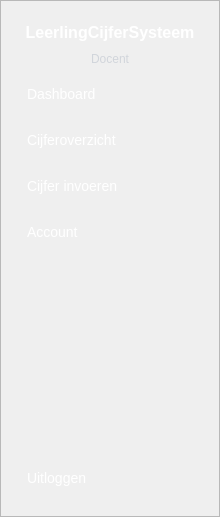
    <widget class="QFrame" name="zijbalk">
     <property name="sizePolicy">
      <sizepolicy hsizetype="Fixed" vsizetype="Expanding">
       <horstretch>0</horstretch>
       <verstretch>0</verstretch>
      </sizepolicy>
     </property>
     <property name="minimumSize">
      <size>
       <width>220</width>
       <height>0</height>
      </size>
     </property>
     <property name="maximumSize">
      <size>
       <width>220</width>
       <height>16777215</height>
      </size>
     </property>
     <property name="styleSheet">
      <string notr="true">
QFrame#zijbalk {
    background-color: #111827;
}
QLabel {
    color: white;
}
QPushButton {
    background-color: transparent;
    color: white;
    text-align: left;
    padding: 10px;
    border: none;
    border-radius: 6px;
    font-size: 14px;
}
QPushButton:hover {
    background-color: #1f2937;
}
      </string>
     </property>
     <property name="frameShape">
      <enum>QFrame::Shape::StyledPanel</enum>
     </property>
     <layout class="QVBoxLayout" name="layout_zijbalk">
      <property name="spacing">
       <number>10</number>
      </property>
      <property name="leftMargin">
       <number>16</number>
      </property>
      <property name="topMargin">
       <number>22</number>
      </property>
      <property name="rightMargin">
       <number>16</number>
      </property>
      <property name="bottomMargin">
       <number>20</number>
      </property>
      <item>
       <widget class="QLabel" name="lbl_app_titel">
        <property name="styleSheet">
         <string notr="true">font-size: 16px; font-weight: bold;</string>
        </property>
        <property name="text">
         <string>LeerlingCijferSysteem</string>
        </property>
        <property name="alignment">
         <set>Qt::AlignmentFlag::AlignCenter</set>
        </property>
       </widget>
      </item>
      <item>
       <widget class="QLabel" name="lbl_gebruiker_rol">
        <property name="styleSheet">
         <string notr="true">color: #d1d5db; font-size: 12px;</string>
        </property>
        <property name="text">
         <string>Docent</string>
        </property>
        <property name="alignment">
         <set>Qt::AlignmentFlag::AlignCenter</set>
        </property>
       </widget>
      </item>
      <item>
       <widget class="QPushButton" name="btn_dashboard">
        <property name="text">
         <string>Dashboard</string>
        </property>
       </widget>
      </item>
      <item>
       <widget class="QPushButton" name="btn_cijferoverzicht">
        <property name="text">
         <string>Cijferoverzicht</string>
        </property>
       </widget>
      </item>
      <item>
       <widget class="QPushButton" name="btn_cijfer_invoeren">
        <property name="text">
         <string>Cijfer invoeren</string>
        </property>
       </widget>
      </item>
      <item>
       <widget class="QPushButton" name="btn_account">
        <property name="text">
         <string>Account</string>
        </property>
       </widget>
      </item>
      <item>
       <spacer name="spacer_zijbalk_onder">
        <property name="orientation">
         <enum>Qt::Orientation::Vertical</enum>
        </property>
        <property name="sizeHint" stdset="0">
         <size>
          <width>20</width>
          <height>200</height>
         </size>
        </property>
       </spacer>
      </item>
      <item>
       <widget class="QPushButton" name="btn_uitloggen">
        <property name="text">
         <string>Uitloggen</string>
        </property>
       </widget>
      </item>
     </layout>
    </widget>
